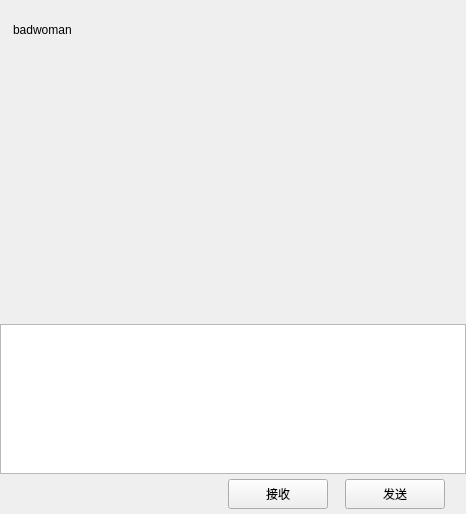
<?xml version="1.0" encoding="UTF-8"?>
<ui version="4.0">
 <class>ChatPage</class>
 <widget class="QWidget" name="ChatPage">
  <property name="geometry">
   <rect>
    <x>0</x>
    <y>0</y>
    <width>466</width>
    <height>514</height>
   </rect>
  </property>
  <property name="windowTitle">
   <string>Form</string>
  </property>
  <layout class="QVBoxLayout" name="verticalLayout">
   <property name="spacing">
    <number>0</number>
   </property>
   <property name="leftMargin">
    <number>0</number>
   </property>
   <property name="topMargin">
    <number>0</number>
   </property>
   <property name="rightMargin">
    <number>0</number>
   </property>
   <property name="bottomMargin">
    <number>0</number>
   </property>
   <item>
    <widget class="QWidget" name="chat_data_wid" native="true">
     <layout class="QVBoxLayout" name="verticalLayout_4">
      <property name="spacing">
       <number>0</number>
      </property>
      <property name="leftMargin">
       <number>0</number>
      </property>
      <property name="topMargin">
       <number>0</number>
      </property>
      <property name="rightMargin">
       <number>0</number>
      </property>
      <property name="bottomMargin">
       <number>0</number>
      </property>
      <item>
       <widget class="QWidget" name="title_wid" native="true">
        <property name="minimumSize">
         <size>
          <width>0</width>
          <height>60</height>
         </size>
        </property>
        <property name="maximumSize">
         <size>
          <width>16777215</width>
          <height>60</height>
         </size>
        </property>
        <layout class="QVBoxLayout" name="verticalLayout_5">
         <property name="spacing">
          <number>7</number>
         </property>
         <property name="leftMargin">
          <number>11</number>
         </property>
         <property name="topMargin">
          <number>2</number>
         </property>
         <property name="rightMargin">
          <number>2</number>
         </property>
         <property name="bottomMargin">
          <number>2</number>
         </property>
         <item>
          <widget class="QWidget" name="widget_2" native="true">
           <layout class="QHBoxLayout" name="horizontalLayout_3" stretch="0">
            <property name="spacing">
             <number>7</number>
            </property>
            <property name="leftMargin">
             <number>2</number>
            </property>
            <property name="topMargin">
             <number>2</number>
            </property>
            <property name="rightMargin">
             <number>2</number>
            </property>
            <property name="bottomMargin">
             <number>2</number>
            </property>
            <item>
             <widget class="QLabel" name="title_lb">
              <property name="minimumSize">
               <size>
                <width>0</width>
                <height>0</height>
               </size>
              </property>
              <property name="maximumSize">
               <size>
                <width>16777215</width>
                <height>16777215</height>
               </size>
              </property>
              <property name="text">
               <string>badwoman</string>
              </property>
             </widget>
            </item>
           </layout>
          </widget>
         </item>
        </layout>
       </widget>
      </item>
      <item>
       <widget class="ChatView" name="chat_data_list" native="true"/>
      </item>
      <item>
       <widget class="QWidget" name="tool_wid" native="true">
        <property name="minimumSize">
         <size>
          <width>0</width>
          <height>40</height>
         </size>
        </property>
        <property name="maximumSize">
         <size>
          <width>16777215</width>
          <height>40</height>
         </size>
        </property>
        <layout class="QHBoxLayout" name="horizontalLayout_4">
         <property name="spacing">
          <number>7</number>
         </property>
         <property name="leftMargin">
          <number>2</number>
         </property>
         <property name="topMargin">
          <number>2</number>
         </property>
         <property name="rightMargin">
          <number>2</number>
         </property>
         <property name="bottomMargin">
          <number>2</number>
         </property>
         <item>
          <spacer name="horizontalSpacer_2">
           <property name="orientation">
            <enum>Qt::Horizontal</enum>
           </property>
           <property name="sizeType">
            <enum>QSizePolicy::Fixed</enum>
           </property>
           <property name="sizeHint" stdset="0">
            <size>
             <width>5</width>
             <height>20</height>
            </size>
           </property>
          </spacer>
         </item>
         <item>
          <widget class="ClickedLabel" name="emo_lb">
           <property name="minimumSize">
            <size>
             <width>25</width>
             <height>25</height>
            </size>
           </property>
           <property name="maximumSize">
            <size>
             <width>25</width>
             <height>25</height>
            </size>
           </property>
           <property name="text">
            <string/>
           </property>
          </widget>
         </item>
         <item>
          <spacer name="horizontalSpacer_3">
           <property name="orientation">
            <enum>Qt::Horizontal</enum>
           </property>
           <property name="sizeType">
            <enum>QSizePolicy::Fixed</enum>
           </property>
           <property name="sizeHint" stdset="0">
            <size>
             <width>5</width>
             <height>20</height>
            </size>
           </property>
          </spacer>
         </item>
         <item>
          <widget class="ClickedLabel" name="file_lb">
           <property name="minimumSize">
            <size>
             <width>25</width>
             <height>25</height>
            </size>
           </property>
           <property name="maximumSize">
            <size>
             <width>25</width>
             <height>25</height>
            </size>
           </property>
           <property name="text">
            <string/>
           </property>
          </widget>
         </item>
         <item>
          <spacer name="horizontalSpacer_4">
           <property name="orientation">
            <enum>Qt::Horizontal</enum>
           </property>
           <property name="sizeHint" stdset="0">
            <size>
             <width>40</width>
             <height>20</height>
            </size>
           </property>
          </spacer>
         </item>
        </layout>
       </widget>
      </item>
      <item>
       <widget class="MessageTextEdit" name="chatEdit">
        <property name="minimumSize">
         <size>
          <width>0</width>
          <height>150</height>
         </size>
        </property>
        <property name="maximumSize">
         <size>
          <width>16777215</width>
          <height>150</height>
         </size>
        </property>
       </widget>
      </item>
      <item>
       <widget class="QWidget" name="send_wid" native="true">
        <property name="minimumSize">
         <size>
          <width>0</width>
          <height>40</height>
         </size>
        </property>
        <property name="maximumSize">
         <size>
          <width>16777215</width>
          <height>40</height>
         </size>
        </property>
        <layout class="QHBoxLayout" name="horizontalLayout_5">
         <property name="spacing">
          <number>7</number>
         </property>
         <property name="leftMargin">
          <number>11</number>
         </property>
         <property name="topMargin">
          <number>2</number>
         </property>
         <property name="rightMargin">
          <number>11</number>
         </property>
         <property name="bottomMargin">
          <number>2</number>
         </property>
         <item>
          <spacer name="horizontalSpacer_5">
           <property name="orientation">
            <enum>Qt::Horizontal</enum>
           </property>
           <property name="sizeHint" stdset="0">
            <size>
             <width>40</width>
             <height>20</height>
            </size>
           </property>
          </spacer>
         </item>
         <item>
          <widget class="ClickedBtn" name="receive_btn">
           <property name="minimumSize">
            <size>
             <width>100</width>
             <height>30</height>
            </size>
           </property>
           <property name="maximumSize">
            <size>
             <width>100</width>
             <height>30</height>
            </size>
           </property>
           <property name="text">
            <string>接收</string>
           </property>
          </widget>
         </item>
         <item>
          <spacer name="horizontalSpacer_6">
           <property name="orientation">
            <enum>Qt::Horizontal</enum>
           </property>
           <property name="sizeType">
            <enum>QSizePolicy::Fixed</enum>
           </property>
           <property name="sizeHint" stdset="0">
            <size>
             <width>10</width>
             <height>20</height>
            </size>
           </property>
          </spacer>
         </item>
         <item>
          <widget class="ClickedBtn" name="send_btn">
           <property name="minimumSize">
            <size>
             <width>100</width>
             <height>30</height>
            </size>
           </property>
           <property name="maximumSize">
            <size>
             <width>100</width>
             <height>30</height>
            </size>
           </property>
           <property name="text">
            <string>发送</string>
           </property>
          </widget>
         </item>
         <item>
          <spacer name="horizontalSpacer_7">
           <property name="orientation">
            <enum>Qt::Horizontal</enum>
           </property>
           <property name="sizeType">
            <enum>QSizePolicy::Fixed</enum>
           </property>
           <property name="sizeHint" stdset="0">
            <size>
             <width>10</width>
             <height>20</height>
            </size>
           </property>
          </spacer>
         </item>
        </layout>
       </widget>
      </item>
     </layout>
    </widget>
   </item>
  </layout>
 </widget>
 <customwidgets>
  <customwidget>
   <class>ClickedBtn</class>
   <extends>QPushButton</extends>
   <header>clickedbtn.h</header>
  </customwidget>
  <customwidget>
   <class>ClickedLabel</class>
   <extends>QLabel</extends>
   <header location="global">clickedlabel.h</header>
  </customwidget>
  <customwidget>
   <class>ChatView</class>
   <extends>QWidget</extends>
   <header location="global">chatview.h</header>
   <container>1</container>
  </customwidget>
  <customwidget>
   <class>MessageTextEdit</class>
   <extends>QTextEdit</extends>
   <header location="global">messagetextedit.h</header>
  </customwidget>
 </customwidgets>
 <resources/>
 <connections/>
</ui>
